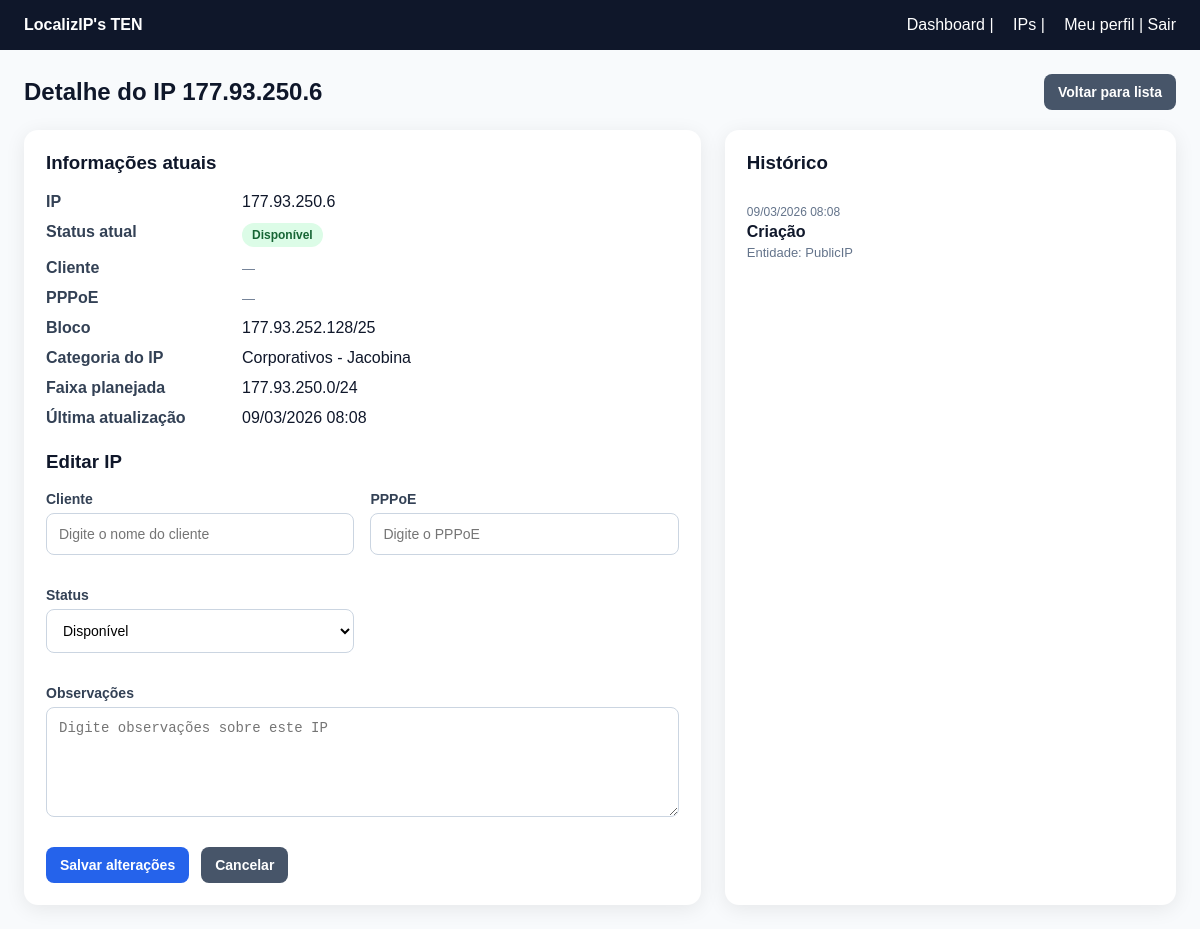
The app's page /ips/6/ (signed in), older data.
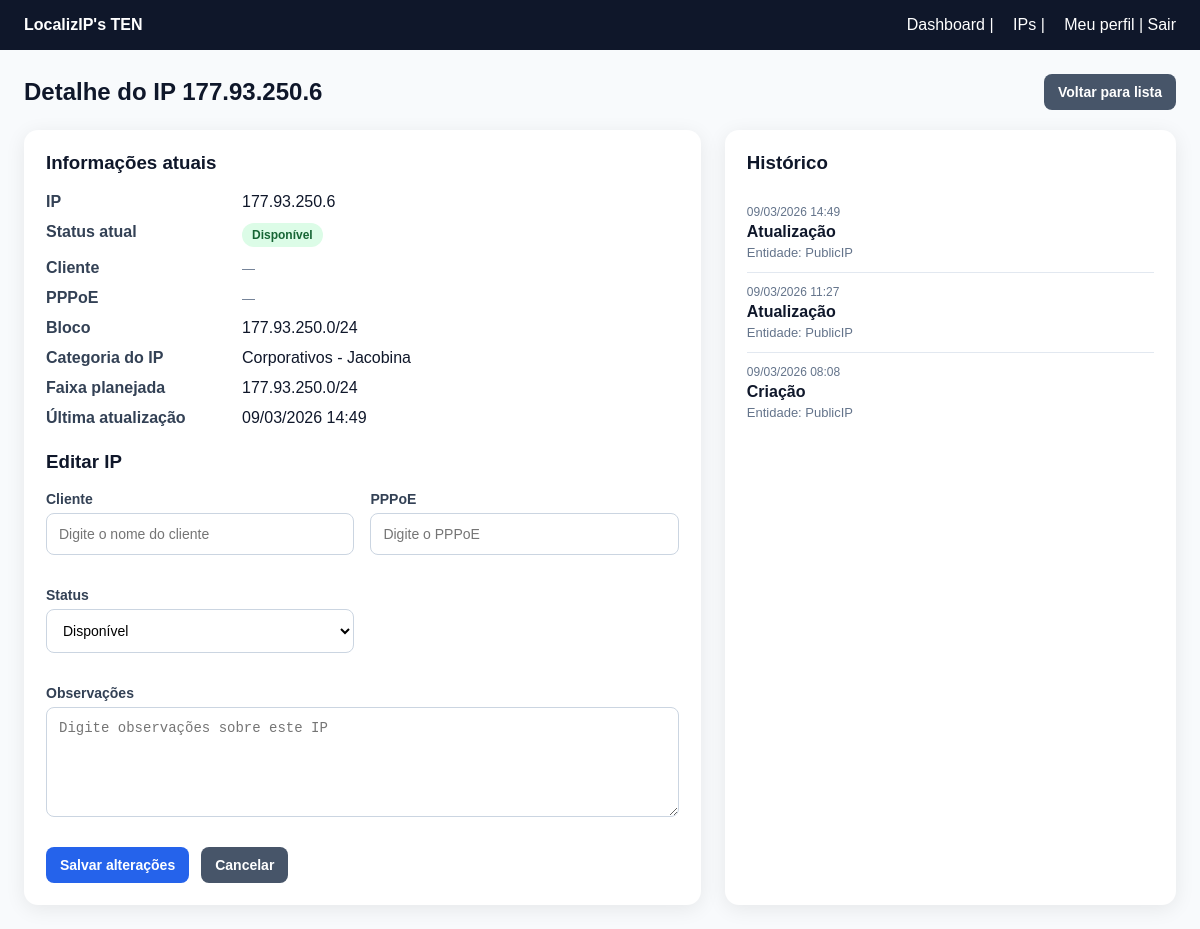
The same page, newer data.
### core/models.py (models this page shows, shortened)
class TimeStampedModel(models.Model):
    criado_em = models.DateTimeField(auto_now_add=True)
    atualizado_em = models.DateTimeField(auto_now=True)
    class Meta:
        abstract = True

class PublicIP(TimeStampedModel):
    class Status(models.TextChoices):
        DISPONIVEL = "disponivel", "Disponível"
        ALOCADO = "alocado", "Alocado"
        BLOQUEADO = "bloqueado", "Bloqueado"
        PROBLEMA = "problema", "Com problema"
        RESERVADO = "reservado", "Reservado"
        INCONSISTENTE = "inconsistente", "Inconsistente"
    ip_address = models.GenericIPAddressField(protocol="IPv4", unique=True)
    block = models.ForeignKey(
        IPBlock,
        on_delete=models.SET_NULL,
        blank=True,
        null=True,
        related_name="ips"
    )
    client = models.ForeignKey(
        Client,
        on_delete=models.SET_NULL,
        blank=True,
        null=True,
        related_name="public_ips"
    )
    pppoe_account = models.ForeignKey(
        PPPoEAccount,
        on_delete=models.SET_NULL,
        blank=True,
        null=True,
        related_name="public_ips"
    )
    status = models.CharField(
        max_length=20,
        choices=Status.choices,
        default=Status.DISPONIVEL
    )
    observacoes = models.TextField(blank=True, null=True)
    origem_importacao = models.CharField(max_length=255, blank=True, null=True)
    class Meta:
        verbose_name = "IP Público"
        verbose_name_plural = "IPs Públicos"
        ordering = ["ip_address"]

class IPBlock(TimeStampedModel):
    nome = models.CharField(max_length=100)
    rede_cidr = models.CharField(max_length=50, unique=True)
    descricao = models.TextField(blank=True, null=True)
    ativo = models.BooleanField(default=True)
    class Meta:
        verbose_name = "Bloco de IP"
        verbose_name_plural = "Blocos de IP"

class AuditLog(models.Model):
    ACAO_CHOICES = [
        ("create", "Criação"),
        ("update", "Atualização"),
        ("delete", "Exclusão"),
        ("import", "Importação"),
    ]
    usuario = models.ForeignKey(
        settings.AUTH_USER_MODEL,
        on_delete=models.SET_NULL,
        blank=True,
        null=True
    )
    acao = models.CharField(max_length=20, choices=ACAO_CHOICES)
    entidade = models.CharField(max_length=100)
    entidade_id = models.CharField(max_length=50, blank=True, null=True)
    valor_anterior = models.JSONField(blank=True, null=True)
    valor_novo = models.JSONField(blank=True, null=True)
    ip_origem = models.GenericIPAddressField(blank=True, null=True)
    criado_em = models.DateTimeField(auto_now_add=True)
    class Meta:
        verbose_name = "Log de Auditoria"
        verbose_name_plural = "Logs de Auditoria"
        ordering = ["-criado_em"]

### core/views.py (the view)
# urls.py: path("ips/<int:pk>/", ip_detail, name="ip_detail"),
@login_required
def ip_detail(request, pk):
    ip_obj = get_object_or_404(
        PublicIP.objects.select_related("client", "pppoe_account", "block"),
        pk=pk
    )
    if request.method == "POST":
        form = PublicIPForm(request.POST, instance=ip_obj)
        if form.is_valid():
            form.save()
            messages.success(request, f"IP {ip_obj.ip_address} atualizado com sucesso.")
            return redirect("ip_detail", pk=ip_obj.pk)
    else:
        form = PublicIPForm(instance=ip_obj)
    historico = AuditLog.objects.filter(
        entidade="PublicIP",
        entidade_id=str(ip_obj.pk)
    ).order_by("-criado_em")
    context = {
        "ip_obj": ip_obj,
        "form": form,
        "historico": historico,
        "categoria_ip": get_ip_group_info(ip_obj.ip_address),
    }
    return render(request, "core/ip_detail.html", context)

### core/forms.py (shortened to what this page needs)
class PublicIPForm(forms.ModelForm):
    client_name = forms.CharField(
        label="Cliente",
        required=False,
        widget=forms.TextInput(attrs={
            "placeholder": "Digite o nome do cliente"
        })
    )
    pppoe_username = forms.CharField(
        label="PPPoE",
        required=False,
        widget=forms.TextInput(attrs={
            "placeholder": "Digite o PPPoE"
        })
    )
    class Meta:
        model = PublicIP
        fields = [
            "status",
            "observacoes",
        ]
        widgets = {
            "status": forms.Select(),
            "observacoes": forms.Textarea(attrs={
                "rows": 4,
                "placeholder": "Digite observações sobre este IP"
            }),
        }
    def __init__(self, *args, **kwargs):
        super().__init__(*args, **kwargs)
        if self.instance and self.instance.pk:
            if self.instance.client:
                self.fields["client_name"].initial = self.instance.client.nome
            if self.instance.pppoe_account:
                self.fields["pppoe_username"].initial = self.instance.pppoe_account.username

### templates/core/ip_detail.html (shortened to what the changed rows need)
<!DOCTYPE html>
<html lang="pt-BR">
<head>
</head>
<body>
    <div class="container">
        <div class="topbar">
            <h2>Detalhe do IP {{ ip_obj.ip_address }}</h2>
            <a class="btn btn-secondary" href="{% url 'ip_list' %}">Voltar para lista</a>
        </div>
        <div class="grid">
            <div class="panel">
                <div class="info-grid">
                    <div class="info-label">IP</div>
                    <div class="info-value">{{ ip_obj.ip_address }}</div>
                    <div class="info-label">Status atual</div>
                    <div class="info-value">
                        <span class="status-badge status-{{ ip_obj.status }}">
                            {{ ip_obj.get_status_display }}
                        </span>
                    </div>
                    <div class="info-label">Cliente</div>
                    <div class="info-value">
                        {% if ip_obj.client %}
                        {{ ip_obj.client.nome }}
                        {% else %}
                        <span class="small">—</span>
                        {% endif %}
                    </div>
                    <div class="info-label">PPPoE</div>
                    <div class="info-value">
                        {% if ip_obj.pppoe_account %}
                        {{ ip_obj.pppoe_account.username }}
                        {% else %}
                        <span class="small">—</span>
                        {% endif %}
                    </div>
                    <div class="info-label">Bloco</div>
                    <div class="info-value">
                        {% if ip_obj.block %}
                        {{ ip_obj.block.rede_cidr }}
                        {% else %}
                        <span class="small">—</span>
                        {% endif %}
                    </div>
                    <div class="info-label">Categoria do IP</div>
                    <div class="info-value">
                        {{ categoria_ip.titulo }}
                    </div>
                    <div class="info-label">Faixa planejada</div>
                    <div class="info-value">
                        {{ categoria_ip.faixa }}
                    </div>
                    <div class="info-label">Última atualização</div>
                    <div class="info-value">{{ ip_obj.atualizado_em|date:"d/m/Y H:i" }}</div>
                </div>
                <form method="post">
                    <div class="form-grid">
                        <div class="form-group">
                            <label for="{{ form.status.id_for_label }}">Status</label>
                            {{ form.status }}
                        </div>
                        <div class="form-group full">
                            <label for="{{ form.observacoes.id_for_label }}">Observações</label>
                            {{ form.observacoes }}
                        </div>
                    </div>
                </form>
            </div>
            <div class="panel">
                {% for item in historico %}
                <div class="history-item">
                    <div class="history-date">
                        {{ item.criado_em|date:"d/m/Y H:i" }}
                    </div>
                    <div class="history-title">
                        {{ item.get_acao_display }}
                    </div>
                    <div class="small">
                        Entidade: {{ item.entidade }}
                    </div>
                </div>
                {% empty %}
                <p class="small">Nenhum histórico encontrado para este IP.</p>
                {% endfor %}
            </div>
        </div>
    </div>
</body>
</html>

Row changes from the older to the newer data that the page shows:
changed PublicIP "Disponível": block.rede_cidr "177.93.252.128/25" → "177.93.250.0/24"; atualizado_em "09/03/2026 08:08" → "09/03/2026 14:49"
added AuditLog: criado_em "09/03/2026 14:49", acao "Atualização", entidade "PublicIP"
added AuditLog: criado_em "09/03/2026 11:27", acao "Atualização", entidade "PublicIP"
